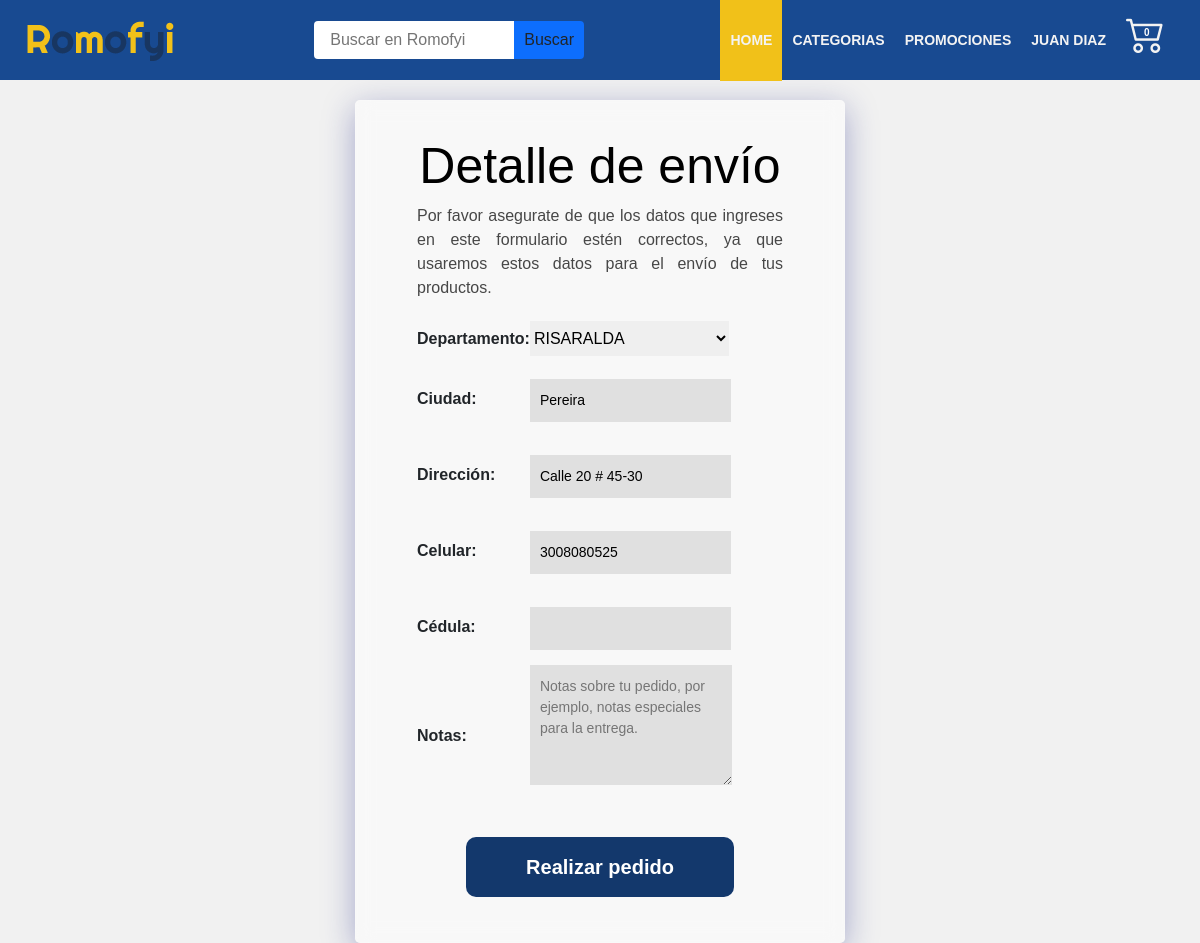
Page /pedidoProcesado/ (signed in) on the earlier database version.
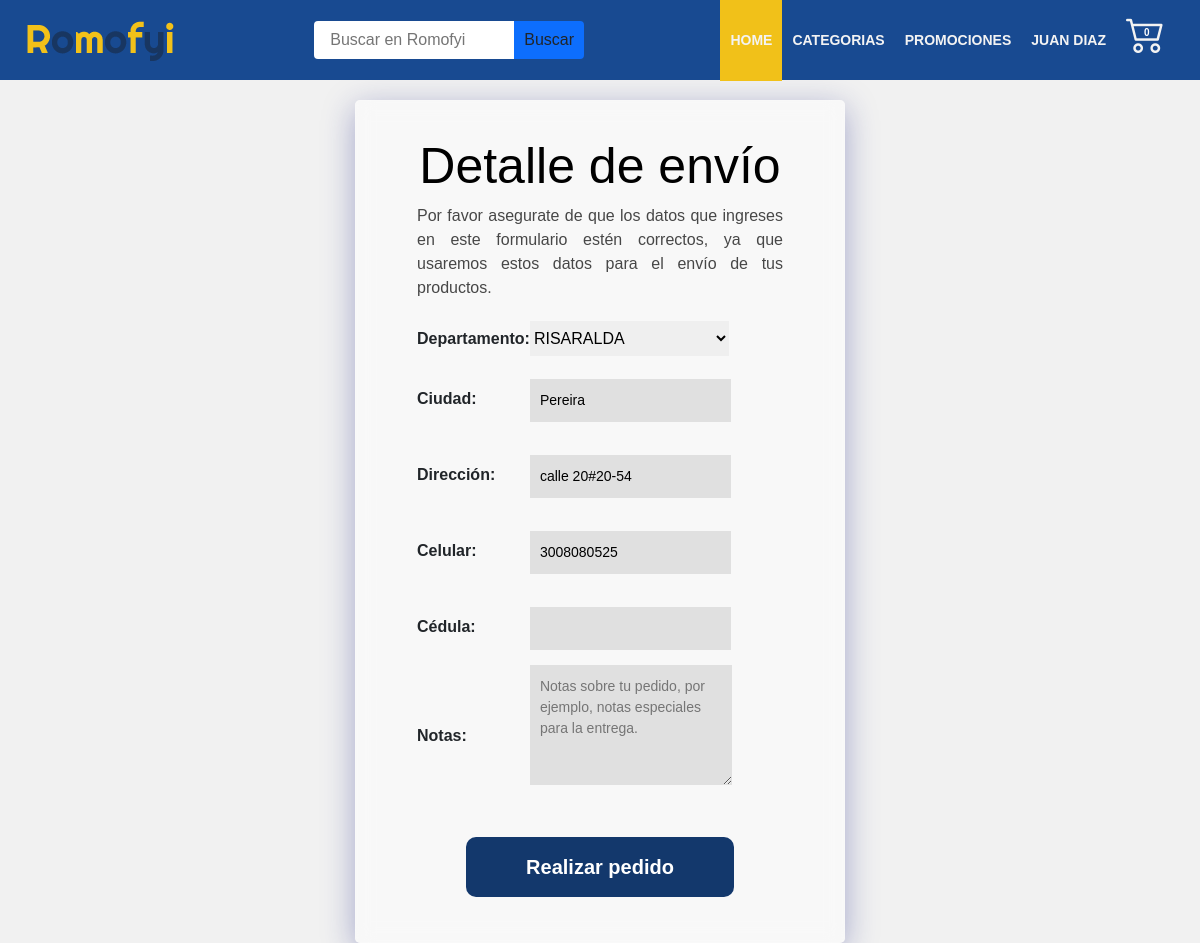
Same page on the later database version.
### Aplicaciones/Usuarios/models.py (models this page shows, shortened)
class PerfilUsuario(models.Model):
    nombre1 = models.CharField(max_length=30, default="user")
    nombre2 = models.CharField(max_length=30, default="default")
    primerApellido = models.CharField(max_length=50,default="")
    segundoApellido = models.CharField(max_length=50,default="")
    user = models.OneToOneField(User, null=False, blank=False, on_delete=models.CASCADE)
    departamento = models.CharField(max_length=50,choices = departamento, default = '')
    ciudad = models.CharField(max_length=50, default="")
    celular = models.CharField(max_length=10,default="")
    direccion = models.CharField(max_length=50,default="")
    created_at = models.DateTimeField(auto_now_add=True)

### Aplicaciones/pedidos/views.py (the view)
# urls.py: path('pedidoProcesado/',login_required(procesar_pedido), name = 'pedidoProcesado'),
def procesar_pedido(request):
    template_name = "carrito/formEnvio.html"
    carro = Carro(request)
    lineas_pedido = list()
    if request.method == 'POST':
        form = formEnvio(request.POST)
        if form.is_valid():
            pedido = Pedido.objects.create(user = request.user)
            for clave, value in carro.carro.items():
                clave_split = clave.split("-")
                pro = Productos.objects.get(id=clave_split[0])
                color = clave_split[1]
                talla = clave_split[2]
                talla_stock =  Stock.objects.get(producto = pro.id, tallas = talla, colores =color)
                dir = form.cleaned_data['direccion']
                depart = form.cleaned_data['departamento']
                ciudad = form.cleaned_data['ciudad']
                cel = form.cleaned_data['celular']
                cedula = form.cleaned_data['cedula']
                comentarios = form.cleaned_data['comentarios']
                talla_stock.stock = int(talla_stock.stock - value["cantidad"])
                talla_stock.save()
                total = importe_total_carro(request)
                pedido.cedula = cedula
                pedido.celular = cel
                pedido.direccion = dir
                pedido.departamento = depart
                pedido.ciudad = ciudad
                pedido.ordernum = random.randint(10000, 99999)
                pedido.precioTotal = total['importe_total_carro']
                pedido.comentarios = comentarios
                pedido.save()
                lineas_pedido.append(LineaPedido(
                    producto=pro,
                    cantidad=value["cantidad"],
                    precioUnidad=int(value["precioInicial"]),
                    user=request.user,
                    pedido=pedido,
                    subTotal=value["precio"],
                    color=color,
                    talla=talla
                ))
            try:
                LineaPedido.objects.bulk_create(lineas_pedido)
                enviar_email(
                    color=color,
                    talla=talla,
                    pedido=pedido,
                    lineas_pedido=lineas_pedido,
                    nombreusuario=request.user.username,
                    emailusuario=request.user.email
                )
                carro.limpiar_carro()
                messages.success(request, '¡Gracias por su compra!')
                return redirect('tiendaEnLinea:succes')
            except:
                carro = Carro(request)
                carro.limpiar_carro()
                return redirect('tiendaEnLinea:succes')
    else:
        user = request.user.id
        us = PerfilUsuario.objects.get(user_id = user)
        form=formEnvio(instance = us)
    context={
            'form':form,
        }
    return render (request,template_name, context)

### Aplicaciones/pedidos/form.py
class formEnvio(forms.ModelForm):
    departamento =   forms.ChoiceField(label='Departamento',required=True, choices= departamento)
    ciudad =   forms.CharField(label='Ciudad',required=True,)
    direccion =   forms.CharField(label='Dirección',required=True,)
    celular =   forms.CharField(label='Celular',required=True,)
    cedula = forms.CharField(label='Cédula',required=True,)
    comentarios = forms.CharField(label='Notas',required=False,widget=forms.Textarea(attrs={'placeholder': 'Notas sobre tu pedido, por ejemplo, notas especiales para la entrega.','class': 'NotasEnvio'}))
    class Meta:
        model = PerfilUsuario
        fields = ['departamento','ciudad','direccion','celular','cedula','comentarios']

### Aplicaciones/carrito/context_processor.py (called while the page is built)
def importe_total_carro(request):
    carro = Carro(request)
    total = 0
    CantTotal = 0
    if request.user.is_authenticated:
        for key, value in request.session["carro"].items():
            total = total + int(value["precio"])
            CantTotal = CantTotal + int(value["cantidad"])
    return{"importe_total_carro":total,"importe_CantTotal_carro":CantTotal}

### Aplicaciones/tiendaEnLinea/templates/carrito/formEnvio.html (shortened to what this page needs)
{% extends 'base/base.html' %}
{% load static %}
{% block content %}
    <section class="section_formEnvios">
           <form class="formEnvio" method="POST">
            <h5>Detalle de envío</h5>
            <table class="registro__container--envio">
                {{ form.as_table }}
                <p>Por favor asegurate de que los datos que ingreses en este formulario estén correctos, ya que usaremos estos datos para el envío de tus productos.</p>
            </table>
            <button class="buttons button--registro" type="submit">Realizar pedido</button>
        </form>
    </section>
{% endblock %}

Differences in the rows shown:
changed PerfilUsuario "RISARALDA": direccion "Calle 20 # 45-30" → "calle 20#20-54"
